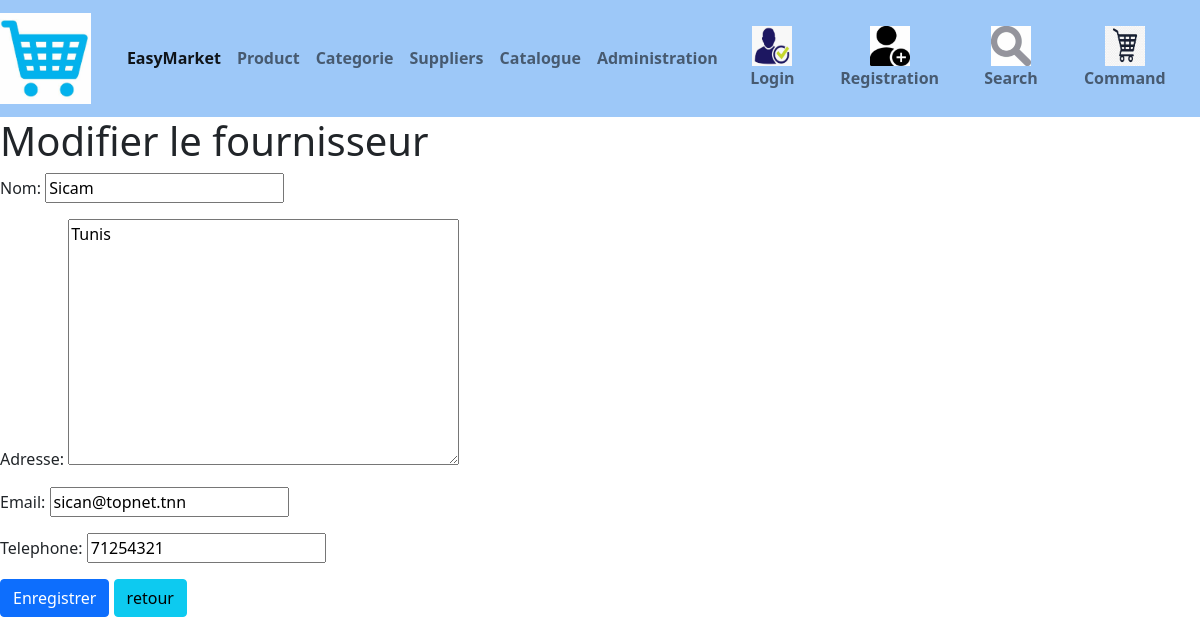
Page /magasin/fournisseur_list/updatefournisseur/Sicam/ on the committed database.
### magasin/models.py (models this page shows, shortened)
class Fournisseur (models.Model) :
    nom	=models.CharField	(max_length=100)
    adresse	=models.TextField()
    email=	models.EmailField	()
    telephone=	models.CharField	(max_length=8)

### magasin/views.py (the view)
# urls.py: path('fournisseur_list/updatefournisseur/<str:nom>/', views.updatefournisseur, name='updatefournisseur'),
def updatefournisseur(request,nom):
    fournisseur = get_object_or_404(Fournisseur,nom=nom)
    if request.method == 'POST':
        form = fournisseurForm(request.POST, instance=fournisseur)
        if form.is_valid():
            form.save()
            return redirect(reverse('magasin/fournisseur_list'))
    else:
        form = fournisseurForm(instance=fournisseur)
    context = {'form': form, 'fournisseur': fournisseur}
    return render(request,'magasin/updatefournisseur.html',context)

### magasin/forms.py
class fournisseurForm(ModelForm):
    class Meta :
        model = Fournisseur
        fields = "__all__"

### magasin/templates/magasin/updatefournisseur.html (shortened to what this page needs)
{% extends 'magasin/base.html' %}
{% block content %}
    <h1>Modifier le fournisseur</h1>
    <form method="post">
      {{ form.as_p }}
      <button type="submit"class="btn btn-primary">Enregistrer</button>
    <a href="{% url 'fournisseur_list' %}"type="submit" class="btn btn-info" >retour</a>
  </form>
{% endblock content %}

### rows in the picture
Fournisseur: nom "Sicam", adresse "Tunis", email "sican@topnet.tnn", telephone "71254321"
